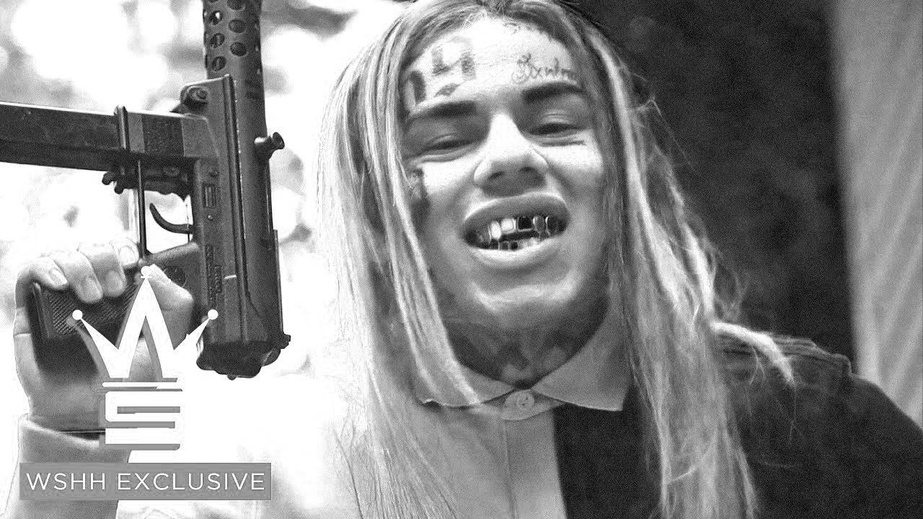
#> input picture gommon3.jpg, 923 x 519 px, shrunk from 1280 x 720 before the run, given in place of scene.jpg, which was not available
$ jupyter execute --allow-errors 20180522.ipynb   (text cells are left out)
#> lines starting #> are read from the running program, lines starting #| are printed output that depends on the picture; after the words box and inside, x2 and y2 are one past the last pixel; in counts of white or black regions, pixels touching at a corner belong together; pictures that were not available may be replaced by others from this repository, and a replacement may not be noted
[cell 1]
from skimage import io
import matplotlib.pyplot as plt
import math

def posterize(image):
    rows,cols,dims=image.shape
    for i in range(0,rows):
        for j in range(0,cols):
            for k in range(0,3):
                color = image[i,j,k]
                image[i,j,k] = math.floor(color/64)*64+31
    return image

img=io.imread('Picture/scene.jpg')
#> img is the input picture: shape (519, 923); min 0, max 255, mean 138
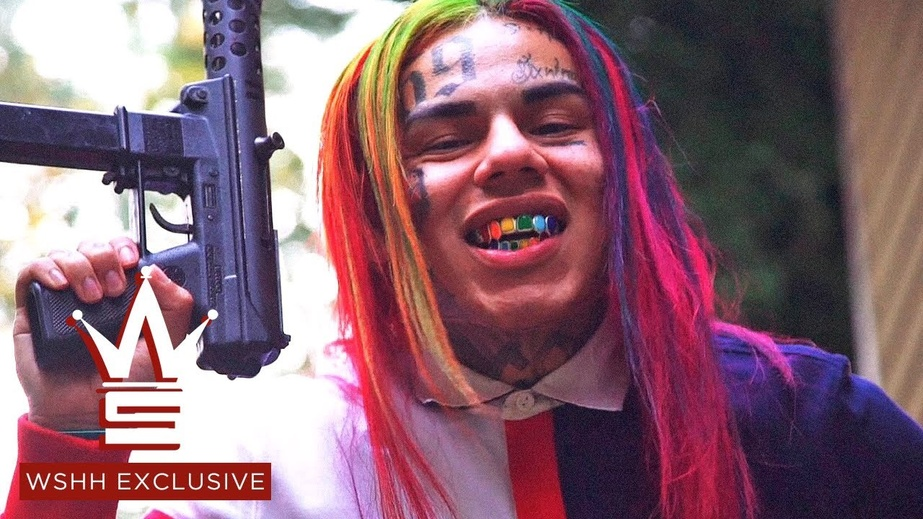
#> input picture maxresdefault.jpg, 923 x 519 px, shrunk from 1280 x 720 before the run, found by its file name
#> further down, img is the input picture: shape (519, 923, 3); mean R, G, B 137.9, 101, 114
io.imshow(img)

#> (the rest of this cell did not finish here and is left out)

[cell 2]
from skimage import io
import matplotlib.pyplot as plt
import math

def grayPosterize(image):
    rows,cols,dims=image.shape
#> rows = 519; cols = 923; dims = 3
    for i in range(0,rows):
        for j in range(0,cols):
            luminance = (image[i,j,0]+image[i,j,1]+image[i,j,2])/3
            #luminance = (int(image[i,j,0])+int(image[i,j,1])+int(image[i,j,2]))/3

            if (luminance<32):
                image[i,j,0] = 0
                image[i,j,1] = 0
                image[i,j,2] = 0
            else:
                image[i,j,0] = 255
                image[i,j,1] = 255
                image[i,j,2] = 255
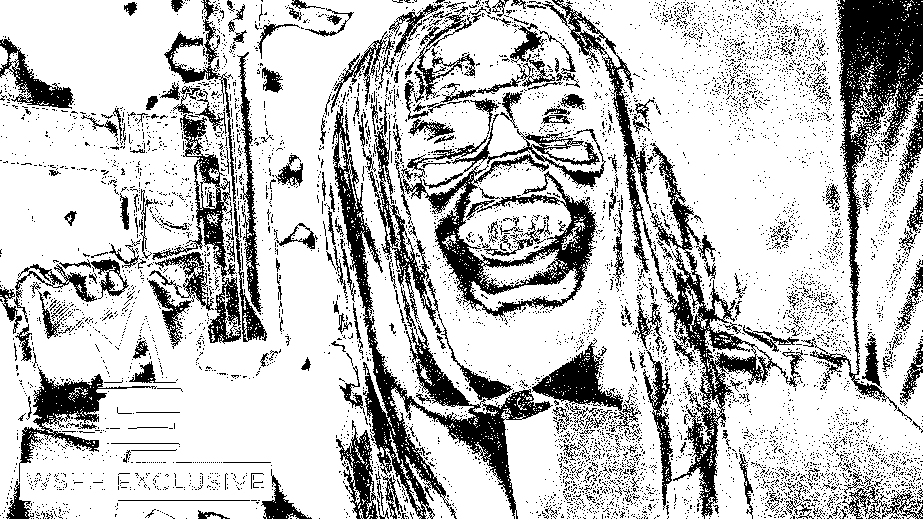
#> image: shape (519, 923, 3); 77% white; 6853 black regions (6577 under 20 px), largest, box (x1, y1, x2, y2) and area: (332, 104, 553, 519) 12028, (810, 0, 923, 411) 11244, (395, 135, 598, 321) 8263

    return image

img=io.imread('Picture/maxresdefault.jpg')
io.imshow(img)

img2 = grayPosterize(img)
plt.figure()
io.imshow(img2)
io.show()

[cell 3]
from skimage import io
import matplotlib.pyplot as plt
import math

def grayPosterize(image):
    rows,cols,dims=image.shape
    ret_img = image[:,:,0]
    for i in range(0,rows):
        for j in range(0,cols):
            luminance = (image[i,j,0]+image[i,j,1]+image[i,j,2])/3
            if (luminance<32):
                ret_img[i,j] = 0
            else:
                ret_img[i,j] = 255
    return ret_img

img=io.imread('Picture/scene.jpg')
io.imshow(img)

#> (the rest of this cell did not finish here and is left out)

[cell 4]
from skimage import io
import matplotlib.pyplot as plt
import numpy as np

def halfBrighter(image):
    rows,cols,dims=image.shape
    ret_img = np.uint8(np.zeros((rows,cols,3)))
    for i in range(0,rows):
        for j in range(0,cols):
            if j>cols/2:
                for k in range(0,3):
                    ret_img[i,j,k] = np.uint8(image[i,j,k]/2)+128
            else:
                for k in range(0,3):
                    ret_img[i,j,k] = image[i,j,k]
    return ret_img

img=io.imread('Picture/jungle1.jpg')
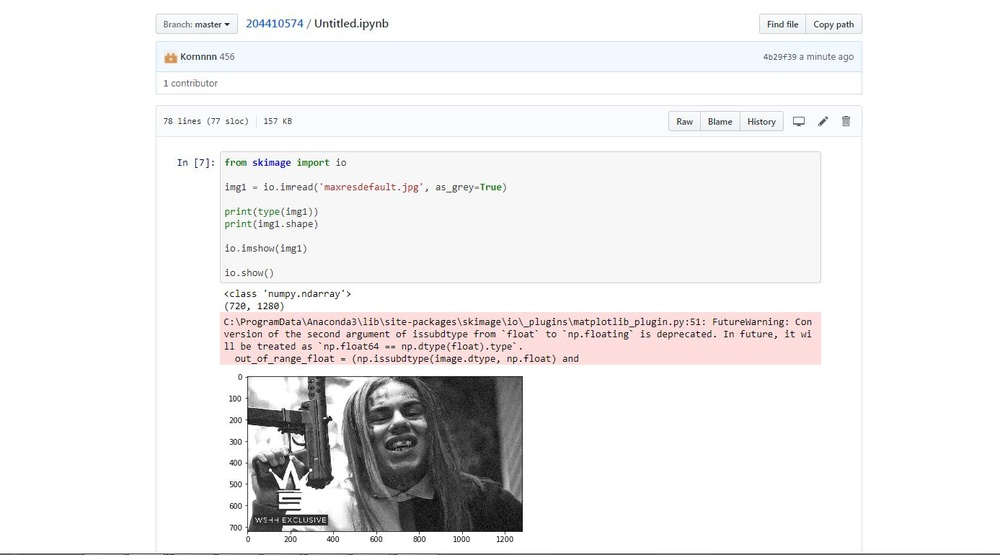
#> input picture 擷取.JPG, 1000 x 555 px, shrunk from 1387 x 770 before the run, given in place of jungle1.jpg, which was not available
#> img is the input picture: shape (555, 1000, 3); mean R, G, B 238, 236.9, 237.1
io.imshow(img)

img2 = halfBrighter(img)
plt.figure()
io.imshow(img2)
io.show()

[cell 5]
from skimage import io
import matplotlib.pyplot as plt
import numpy as np

def reduceThree(image):
    rows,cols,dims=image.shape
#> rows = 555; cols = 1000; dims = 3
    ret_img = np.uint8(np.zeros((rows,cols,3)))
    for i in range(0,rows):
        for j in range(0,cols):
            luminance = 0 #int
            for k in range(0,3):
                luminance = luminance + image[i,j,k]
            luminance = luminance/3 #float!?
            if luminance < 64:
                ret_img[i,j,0] = 0
                ret_img[i,j,1] = 0
                ret_img[i,j,2] = 0
            elif luminance > 120:
                ret_img[i,j,0] = 255
                ret_img[i,j,1] = 255
                ret_img[i,j,2] = 255
            else:
                ret_img[i,j,0] = 255
                ret_img[i,j,1] = 255
                ret_img[i,j,2] = 0
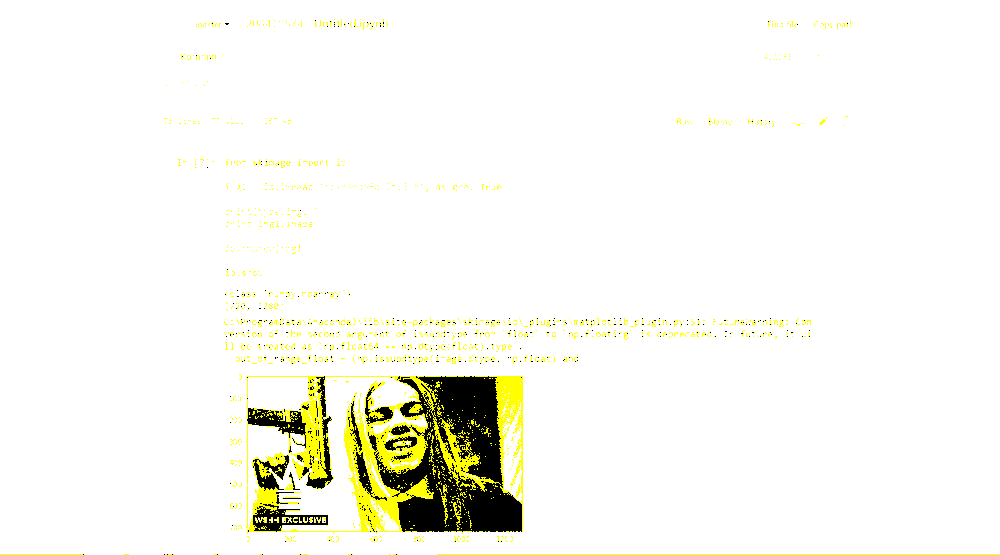
#> ret_img: shape (555, 1000, 3); mean R, G, B 247.1, 247.1, 239.2

    return ret_img

img=io.imread('Picture/black_man.jpg')
io.imshow(img)

img2 = reduceThree(img)
plt.figure()
io.imshow(img2)
io.show()
